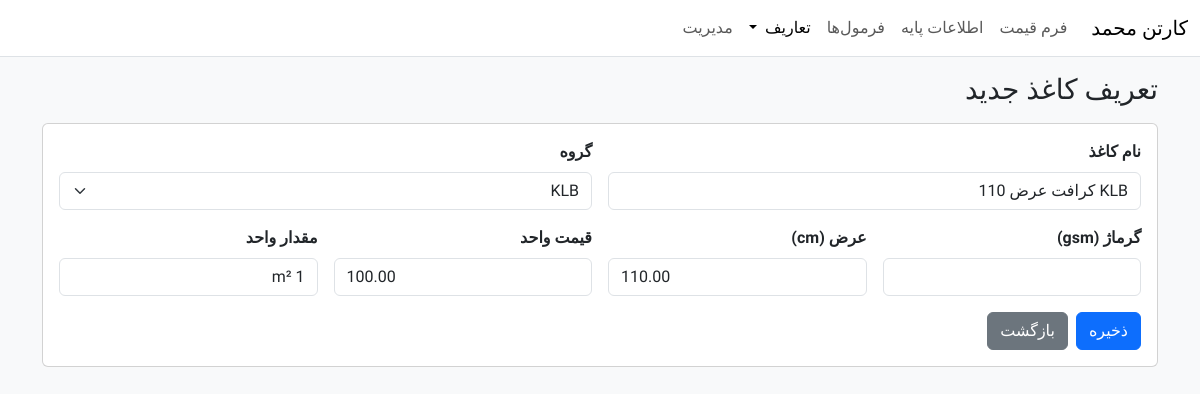
Screenshot of /papers/5/edit/ with the database file from the repository.
### carton_pricing/models.py (models this page shows, shortened)
class TimeStamped(models.Model):
    created_at = models.DateTimeField(auto_now_add=True, db_index=True)
    updated_at = models.DateTimeField(auto_now=True, db_index=True)
    class Meta:
        abstract = True

class Paper(TimeStamped):
    name_paper   = models.CharField("Name_Paper", max_length=120, unique=True)
    group        = models.ForeignKey(
        PaperGroup,
        verbose_name="گروه",
        related_name="papers",
        on_delete=models.PROTECT,   # یا SET_NULL اگر ترجیح می‌دهی
        null=True, blank=True,
    )
    grammage_gsm = models.PositiveIntegerField("گرماژ (gsm)", null=True, blank=True)
    width_cm     = models.DecimalField("عرض (cm)", max_digits=6, decimal_places=2, null=True, blank=True)
    unit_price   = models.DecimalField("قیمت واحد", max_digits=12, decimal_places=2, null=True, blank=True)
    unit_amount  = models.CharField("مقدار واحد", max_length=50, default="1 m²")
    class Meta:
        ordering = ("name_paper",)

### carton_pricing/views_papers.py (the view)
# urls.py: path("papers/<int:pk>/edit/", paper_update_view,       name="paper_update"),
def paper_update_view(request, pk: int):
    obj = get_object_or_404(Paper, pk=pk)
    form = PaperForm(request.POST or None, instance=obj)
    if request.method == "POST" and form.is_valid():
        form.save()
        messages.success(request, "کاغذ به‌روزرسانی شد.")
        return redirect(reverse("carton_pricing:paper_list"))
    return render(request, "papers/paper_form.html", {"form": form, "mode": "update"})

### carton_pricing/models.py (called while the page is built)
    def __str__(self): return self.name

### carton_pricing/templates/papers/paper_form.html (shortened to what this page needs)
{% extends "base.html" %}
{% block content %}
<h3 class="mb-3">{% if object %}ویرایش کاغذ{% else %}تعریف کاغذ جدید{% endif %}</h3>
<form method="post" class="card card-body" novalidate>
  <div class="row g-3">
    <div class="col-md-6">
      <label class="form-label" for="{{ form.name_paper.id_for_label }}">{{ form.name_paper.label }}</label>
      {{ form.name_paper }}
    </div>
    <div class="col-md-6">
      <label class="form-label" for="{{ form.group.id_for_label }}">{{ form.group.label }}</label>
      {{ form.group }}
    </div>
    <div class="col-md-3">
      <label class="form-label" for="{{ form.grammage_gsm.id_for_label }}">{{ form.grammage_gsm.label }}</label>
      {{ form.grammage_gsm }}
    </div>
    <div class="col-md-3">
      <label class="form-label" for="{{ form.width_cm.id_for_label }}">{{ form.width_cm.label }}</label>
      {{ form.width_cm }}
    </div>
    <div class="col-md-3">
      <label class="form-label" for="{{ form.unit_price.id_for_label }}">{{ form.unit_price.label }}</label>
      {{ form.unit_price }}
    </div>
    <div class="col-md-3">
      <label class="form-label" for="{{ form.unit_amount.id_for_label }}">{{ form.unit_amount.label }}</label>
      {{ form.unit_amount }}
    </div>
  </div>
  <div class="d-flex gap-2 mt-3">
    <button type="submit" class="btn btn-primary">ذخیره</button>
    <a href="{% url 'carton_pricing:paper_list' %}" class="btn btn-secondary">بازگشت</a>
  </div>
</form>
{% endblock %}

### templates/base.html (style rules this page uses)
body { font-family: Vazirmatn, sans-serif; }
label { font-weight: 600; }

### rows the page displays
Paper: name_paper "KLB کرافت عرض 110", group "KLB", width_cm "110.00", unit_price "100.00", unit_amount "1 m²"
